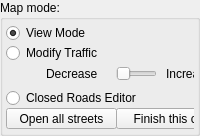
       <widget class="QGroupBox" name="groupBox_3">
        <property name="sizePolicy">
         <sizepolicy hsizetype="Preferred" vsizetype="Preferred">
          <horstretch>0</horstretch>
          <verstretch>0</verstretch>
         </sizepolicy>
        </property>
        <property name="minimumSize">
         <size>
          <width>260</width>
          <height>0</height>
         </size>
        </property>
        <property name="title">
         <string>Map mode:</string>
        </property>
        <layout class="QVBoxLayout" name="verticalLayout_2">
         <property name="spacing">
          <number>0</number>
         </property>
         <property name="sizeConstraint">
          <enum>QLayout::SetMinimumSize</enum>
         </property>
         <property name="leftMargin">
          <number>3</number>
         </property>
         <property name="topMargin">
          <number>3</number>
         </property>
         <property name="rightMargin">
          <number>3</number>
         </property>
         <property name="bottomMargin">
          <number>3</number>
         </property>
         <item>
          <widget class="QRadioButton" name="radioButton">
           <property name="text">
            <string>View Mode</string>
           </property>
           <property name="checked">
            <bool>true</bool>
           </property>
          </widget>
         </item>
         <item>
          <widget class="QRadioButton" name="radioButton_2">
           <property name="text">
            <string>Modify Traffic</string>
           </property>
          </widget>
         </item>
         <item>
          <widget class="QFrame" name="DecIncFrame">
           <property name="sizePolicy">
            <sizepolicy hsizetype="Preferred" vsizetype="Preferred">
             <horstretch>0</horstretch>
             <verstretch>0</verstretch>
            </sizepolicy>
           </property>
           <property name="minimumSize">
            <size>
             <width>0</width>
             <height>25</height>
            </size>
           </property>
           <property name="sizeIncrement">
            <size>
             <width>0</width>
             <height>30</height>
            </size>
           </property>
           <property name="frameShape">
            <enum>QFrame::NoFrame</enum>
           </property>
           <property name="frameShadow">
            <enum>QFrame::Raised</enum>
           </property>
           <widget class="QLabel" name="label_2">
            <property name="geometry">
             <rect>
              <x>40</x>
              <y>0</y>
              <width>67</width>
              <height>21</height>
             </rect>
            </property>
            <property name="text">
             <string>Decrease</string>
            </property>
           </widget>
           <widget class="QSlider" name="horizontalSlider_2">
            <property name="geometry">
             <rect>
              <x>110</x>
              <y>0</y>
              <width>41</width>
              <height>21</height>
             </rect>
            </property>
            <property name="maximum">
             <number>1</number>
            </property>
            <property name="orientation">
             <enum>Qt::Horizontal</enum>
            </property>
           </widget>
           <widget class="QLabel" name="label_3">
            <property name="geometry">
             <rect>
              <x>160</x>
              <y>0</y>
              <width>67</width>
              <height>21</height>
             </rect>
            </property>
            <property name="text">
             <string>Increase</string>
            </property>
           </widget>
          </widget>
         </item>
         <item>
          <widget class="QRadioButton" name="radioButton_3">
           <property name="text">
            <string>Closed Roads Editor</string>
           </property>
          </widget>
         </item>
         <item>
          <widget class="QFrame" name="frame_2">
           <property name="minimumSize">
            <size>
             <width>0</width>
             <height>22</height>
            </size>
           </property>
           <property name="frameShape">
            <enum>QFrame::NoFrame</enum>
           </property>
           <property name="frameShadow">
            <enum>QFrame::Raised</enum>
           </property>
           <widget class="QPushButton" name="FinishButton">
            <property name="enabled">
             <bool>true</bool>
            </property>
            <property name="geometry">
             <rect>
              <x>110</x>
              <y>0</y>
              <width>131</width>
              <height>21</height>
             </rect>
            </property>
            <property name="sizePolicy">
             <sizepolicy hsizetype="Preferred" vsizetype="Fixed">
              <horstretch>0</horstretch>
              <verstretch>0</verstretch>
             </sizepolicy>
            </property>
            <property name="minimumSize">
             <size>
              <width>50</width>
              <height>0</height>
             </size>
            </property>
            <property name="text">
             <string>Finish this closure</string>
            </property>
            <property name="default">
             <bool>false</bool>
            </property>
            <property name="flat">
             <bool>false</bool>
            </property>
           </widget>
           <widget class="QPushButton" name="OpenAllButton">
            <property name="geometry">
             <rect>
              <x>0</x>
              <y>0</y>
              <width>111</width>
              <height>21</height>
             </rect>
            </property>
            <property name="text">
             <string>Open all streets</string>
            </property>
           </widget>
          </widget>
         </item>
        </layout>
        <zorder>DecIncFrame</zorder>
        <zorder>radioButton</zorder>
        <zorder>radioButton_2</zorder>
        <zorder>radioButton_3</zorder>
        <zorder>frame_2</zorder>
       </widget>
